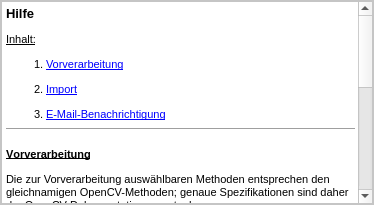
<?xml version="1.0" encoding="UTF-8"?>
<ui version="4.0">
 <class>FormHelp</class>
 <widget class="QWidget" name="FormHelp">
  <property name="geometry">
   <rect>
    <x>0</x>
    <y>0</y>
    <width>374</width>
    <height>205</height>
   </rect>
  </property>
  <property name="windowTitle">
   <string>Hilfe</string>
  </property>
  <property name="windowIcon">
   <iconset resource="qttestvs10.qrc">
    <normaloff>:/QTTestVs10/pathfinder.png</normaloff>:/QTTestVs10/pathfinder.png</iconset>
  </property>
  <layout class="QHBoxLayout" name="horizontalLayout">
   <property name="margin">
    <number>0</number>
   </property>
   <item>
    <widget class="QScrollArea" name="scrollArea">
     <property name="palette">
      <palette>
       <active>
        <colorrole role="Base">
         <brush brushstyle="SolidPattern">
          <color alpha="255">
           <red>242</red>
           <green>255</green>
           <blue>99</blue>
          </color>
         </brush>
        </colorrole>
        <colorrole role="Window">
         <brush brushstyle="SolidPattern">
          <color alpha="255">
           <red>255</red>
           <green>255</green>
           <blue>255</blue>
          </color>
         </brush>
        </colorrole>
       </active>
       <inactive>
        <colorrole role="Base">
         <brush brushstyle="SolidPattern">
          <color alpha="255">
           <red>242</red>
           <green>255</green>
           <blue>99</blue>
          </color>
         </brush>
        </colorrole>
        <colorrole role="Window">
         <brush brushstyle="SolidPattern">
          <color alpha="255">
           <red>255</red>
           <green>255</green>
           <blue>255</blue>
          </color>
         </brush>
        </colorrole>
       </inactive>
       <disabled>
        <colorrole role="Base">
         <brush brushstyle="SolidPattern">
          <color alpha="255">
           <red>255</red>
           <green>255</green>
           <blue>255</blue>
          </color>
         </brush>
        </colorrole>
        <colorrole role="Window">
         <brush brushstyle="SolidPattern">
          <color alpha="255">
           <red>255</red>
           <green>255</green>
           <blue>255</blue>
          </color>
         </brush>
        </colorrole>
       </disabled>
      </palette>
     </property>
     <property name="widgetResizable">
      <bool>true</bool>
     </property>
     <widget class="QWidget" name="scrollAreaWidgetContents">
      <property name="geometry">
       <rect>
        <x>0</x>
        <y>0</y>
        <width>372</width>
        <height>203</height>
       </rect>
      </property>
      <property name="palette">
       <palette>
        <active>
         <colorrole role="Base">
          <brush brushstyle="SolidPattern">
           <color alpha="255">
            <red>255</red>
            <green>255</green>
            <blue>255</blue>
           </color>
          </brush>
         </colorrole>
        </active>
        <inactive>
         <colorrole role="Base">
          <brush brushstyle="SolidPattern">
           <color alpha="255">
            <red>255</red>
            <green>255</green>
            <blue>255</blue>
           </color>
          </brush>
         </colorrole>
        </inactive>
        <disabled>
         <colorrole role="Base">
          <brush brushstyle="SolidPattern">
           <color alpha="255">
            <red>255</red>
            <green>255</green>
            <blue>255</blue>
           </color>
          </brush>
         </colorrole>
        </disabled>
       </palette>
      </property>
      <layout class="QVBoxLayout" name="verticalLayout">
       <property name="margin">
        <number>0</number>
       </property>
       <item>
        <widget class="QTextBrowser" name="textBrowser">
         <property name="html">
          <string>&lt;!DOCTYPE HTML PUBLIC &quot;-//W3C//DTD HTML 4.0//EN&quot; &quot;http://www.w3.org/TR/REC-html40/strict.dtd&quot;&gt;
&lt;html&gt;&lt;head&gt;&lt;meta name=&quot;qrichtext&quot; content=&quot;1&quot; /&gt;&lt;style type=&quot;text/css&quot;&gt;
p, li { white-space: pre-wrap; }
&lt;/style&gt;&lt;/head&gt;&lt;body style=&quot; font-family:'MS Shell Dlg 2'; font-size:8.25pt; font-weight:400; font-style:normal;&quot;&gt;
&lt;p style=&quot; margin-top:12px; margin-bottom:12px; margin-left:0px; margin-right:0px; -qt-block-indent:0; text-indent:0px;&quot;&gt;&lt;span style=&quot; font-size:10pt; font-weight:600;&quot;&gt;Hilfe&lt;/span&gt;&lt;/p&gt;
&lt;p style=&quot; margin-top:0px; margin-bottom:0px; margin-left:0px; margin-right:0px; -qt-block-indent:0; text-indent:0px;&quot;&gt;&lt;a name=&quot;inhalt&quot;&gt;&lt;/a&gt;&lt;span style=&quot; font-size:8pt; text-decoration: underline;&quot;&gt;I&lt;/span&gt;&lt;span style=&quot; font-size:8pt; text-decoration: underline;&quot;&gt;nhalt:&lt;/span&gt;&lt;/p&gt;
&lt;ol style=&quot;margin-top: 0px; margin-bottom: 0px; margin-left: 0px; margin-right: 0px; -qt-list-indent: 1;&quot;&gt;&lt;li style=&quot; font-size:8pt;&quot; style=&quot; margin-top:12px; margin-bottom:0px; margin-left:0px; margin-right:0px; -qt-block-indent:0; text-indent:0px;&quot;&gt;&lt;a href=&quot;#section1&quot;&gt;&lt;span style=&quot; text-decoration: underline; color:#0000ff;&quot;&gt;Vorverarbeitung&lt;/span&gt;&lt;/a&gt;&lt;/li&gt;
&lt;li style=&quot; font-size:8pt;&quot; style=&quot; margin-top:12px; margin-bottom:0px; margin-left:0px; margin-right:0px; -qt-block-indent:0; text-indent:0px;&quot;&gt;&lt;a href=&quot;#section2&quot;&gt;&lt;span style=&quot; text-decoration: underline; color:#0000ff;&quot;&gt;Import&lt;/span&gt;&lt;/a&gt;&lt;/li&gt;
&lt;li style=&quot; font-size:8pt;&quot; style=&quot; margin-top:12px; margin-bottom:0px; margin-left:0px; margin-right:0px; -qt-block-indent:0; text-indent:0px;&quot;&gt;&lt;a href=&quot;#E-Mail-Benachrichtigung&quot;&gt;&lt;span style=&quot; text-decoration: underline; color:#0000ff;&quot;&gt;E-Mail-Benachrichtigung&lt;/span&gt;&lt;/a&gt;&lt;/li&gt;&lt;/ol&gt;
&lt;hr /&gt;
&lt;p style=&quot;-qt-paragraph-type:empty; margin-top:0px; margin-bottom:0px; margin-left:0px; margin-right:0px; -qt-block-indent:0; text-indent:0px; font-size:8pt;&quot;&gt;&lt;br /&gt;&lt;/p&gt;
&lt;p style=&quot; margin-top:0px; margin-bottom:0px; margin-left:0px; margin-right:0px; -qt-block-indent:0; text-indent:0px;&quot;&gt;&lt;a name=&quot;section1&quot;&gt;&lt;/a&gt;&lt;span style=&quot; font-size:8pt; font-weight:600; text-decoration: underline; color:#000000;&quot;&gt;V&lt;/span&gt;&lt;span style=&quot; font-size:8pt; font-weight:600; text-decoration: underline; color:#000000;&quot;&gt;orverarbeitung&lt;/span&gt;&lt;/p&gt;
&lt;p style=&quot; margin-top:12px; margin-bottom:12px; margin-left:0px; margin-right:0px; -qt-block-indent:0; text-indent:0px;&quot;&gt;&lt;span style=&quot; font-size:8pt;&quot;&gt;Die zur Vorverarbeitung auswählbaren Methoden entsprechen den gleichnamigen OpenCV-Methoden; genaue Spezifikationen sind daher der OpenCV-Dokumentation zu entnehmen.&lt;/span&gt;&lt;/p&gt;
&lt;p style=&quot; margin-top:12px; margin-bottom:12px; margin-left:0px; margin-right:0px; -qt-block-indent:0; text-indent:0px;&quot;&gt;&lt;a href=&quot;#inhalt&quot;&gt;&lt;span style=&quot; font-size:8pt; text-decoration: underline; color:#0000ff;&quot;&gt;zurück&lt;/span&gt;&lt;/a&gt;&lt;/p&gt;
&lt;hr /&gt;
&lt;p style=&quot; margin-top:0px; margin-bottom:0px; margin-left:0px; margin-right:0px; -qt-block-indent:0; text-indent:0px;&quot;&gt;&lt;a name=&quot;section2&quot;&gt;&lt;/a&gt;&lt;span style=&quot; font-size:8pt; font-weight:600; text-decoration: underline; color:#000000;&quot;&gt;I&lt;/span&gt;&lt;span style=&quot; font-size:8pt; font-weight:600; text-decoration: underline; color:#000000;&quot;&gt;mport&lt;/span&gt;&lt;/p&gt;
&lt;p style=&quot; margin-top:12px; margin-bottom:12px; margin-left:0px; margin-right:0px; -qt-block-indent:0; text-indent:0px;&quot;&gt;&lt;span style=&quot; font-size:8pt;&quot;&gt;Es können Tracking-Ergebnisse im CSV-Format importiert und dargestellt werden. Die Feldbezeichnungen müssen dafür mit jenen exportierter Datensätze übereinstimmen.&lt;/span&gt;&lt;/p&gt;
&lt;p style=&quot; margin-top:0px; margin-bottom:0px; margin-left:0px; margin-right:0px; -qt-block-indent:0; text-indent:0px;&quot;&gt;&lt;a href=&quot;#inhalt&quot;&gt;&lt;span style=&quot; font-size:8pt; text-decoration: underline; color:#0000ff;&quot;&gt;zurück&lt;/span&gt;&lt;/a&gt;&lt;/p&gt;
&lt;hr /&gt;
&lt;p style=&quot; margin-top:0px; margin-bottom:0px; margin-left:0px; margin-right:0px; -qt-block-indent:0; text-indent:0px;&quot;&gt;&lt;a name=&quot;E-Mail-Benachrichtigung&quot;&gt;&lt;/a&gt;&lt;span style=&quot; font-size:8pt; font-weight:600; text-decoration: underline; color:#000000;&quot;&gt;E&lt;/span&gt;&lt;span style=&quot; font-size:8pt; font-weight:600; text-decoration: underline; color:#000000;&quot;&gt;-Mail-Benachrichtigung&lt;/span&gt;&lt;/p&gt;
&lt;p style=&quot; margin-top:12px; margin-bottom:12px; margin-left:0px; margin-right:0px; -qt-block-indent:0; text-indent:0px;&quot;&gt;&lt;span style=&quot; font-size:8pt;&quot;&gt;Sie können sich per E-Mail über den Abschluss des Tracking-Prozesses benachrichtigen lassen. Tragen Sie hierzu in den Einstellungen die benötigten Informationen ein. Aktivieren Sie bei laufendem Tracking die Benachrichtigung durch einen Klick auf den E-Mail-Button.&lt;/span&gt;&lt;/p&gt;
&lt;p align=&quot;center&quot; style=&quot; margin-top:12px; margin-bottom:12px; margin-left:0px; margin-right:0px; -qt-block-indent:0; text-indent:0px;&quot;&gt;&lt;img src=&quot;:/QTTestVs10/help_mail.png&quot; width=&quot;200&quot; /&gt;&lt;/p&gt;
&lt;p style=&quot; margin-top:0px; margin-bottom:0px; margin-left:0px; margin-right:0px; -qt-block-indent:0; text-indent:0px;&quot;&gt;&lt;a href=&quot;#inhalt&quot;&gt;&lt;span style=&quot; font-size:8pt; text-decoration: underline; color:#0000ff;&quot;&gt;zurück&lt;/span&gt;&lt;/a&gt;&lt;/p&gt;&lt;/body&gt;&lt;/html&gt;</string>
         </property>
        </widget>
       </item>
      </layout>
     </widget>
    </widget>
   </item>
  </layout>
 </widget>
 <resources>
  <include location="qttestvs10.qrc"/>
 </resources>
 <connections/>
</ui>
